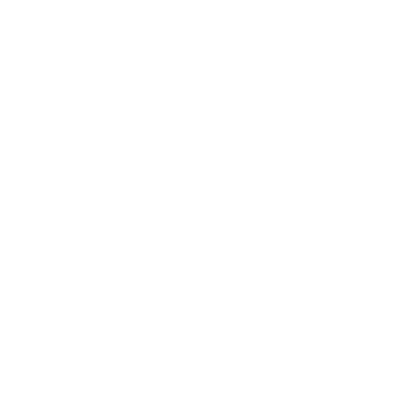
Frame 1 (no input)
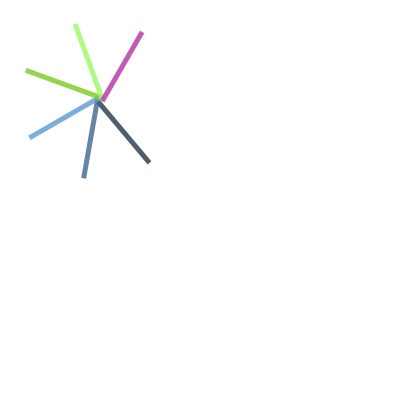
Frame 60 (the mouse pressed at the canvas centre just before this capture)
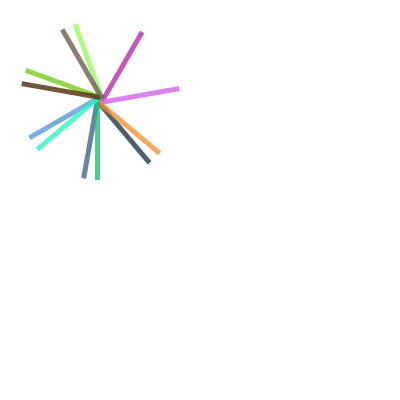
Frame 120 (the mouse held since frame 60 and released just before this capture)

The Processing sketch that drew these frames (run headless with seeded random() and noise(); from frame 60 on, the mouse is pressed at the canvas centre):

// Processing sketch: transform2d_tutorial
// ── transform2d_tutorial.pde
void setup(){
  size(400, 400);
  background(255);
  noStroke();
}

void draw(){
  if (frameCount % 10 == 0) {
    fill(frameCount *3 % 255, frameCount * 5 %255, frameCount * 7 % 255, 200);
    pushMatrix();
    translate(100, 100);
    rotate(radians(frameCount * 5 % 360));
    rect( 0, 0, 80, 5);
    popMatrix();
  }
}
